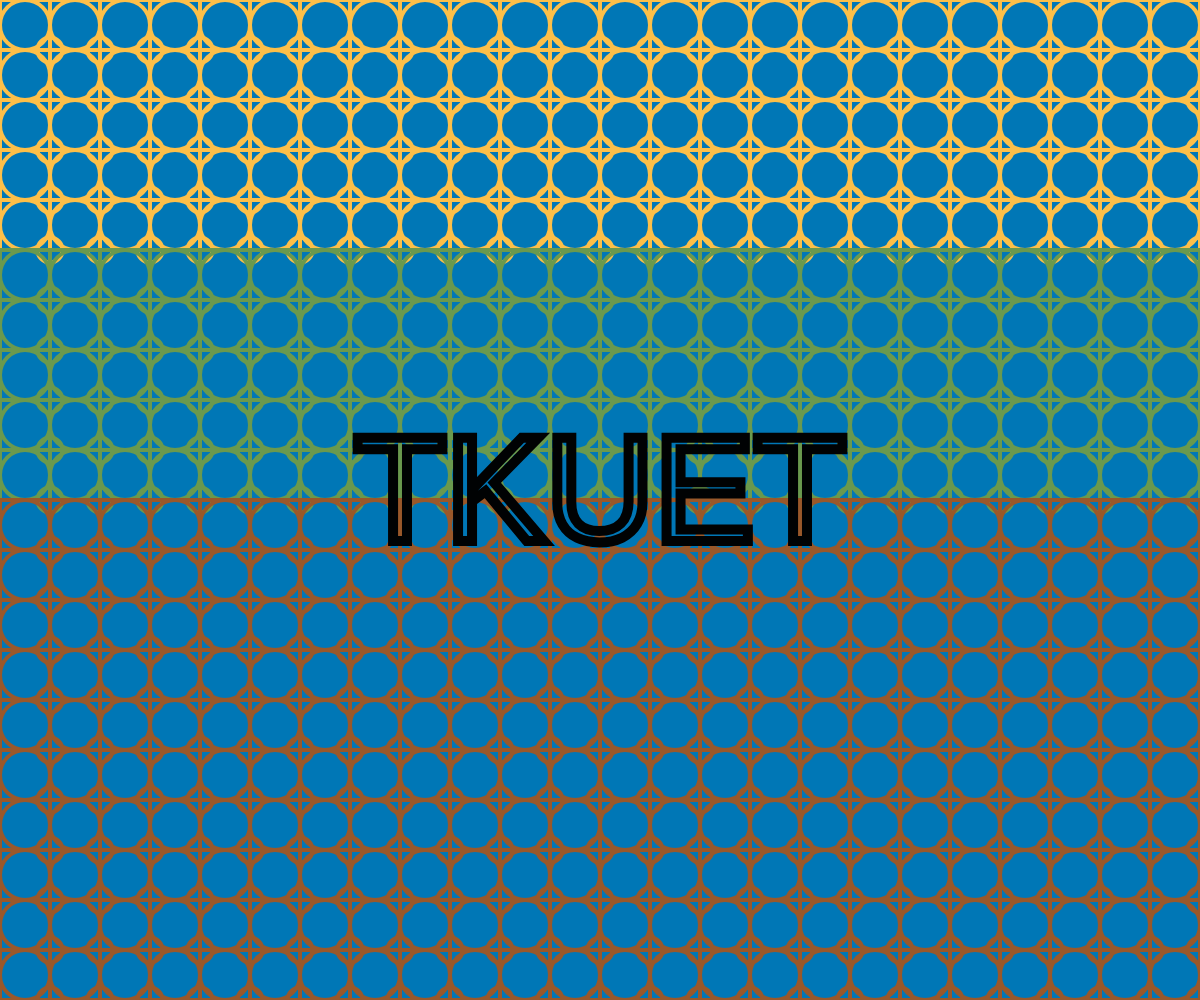
Frame 1 (no input)
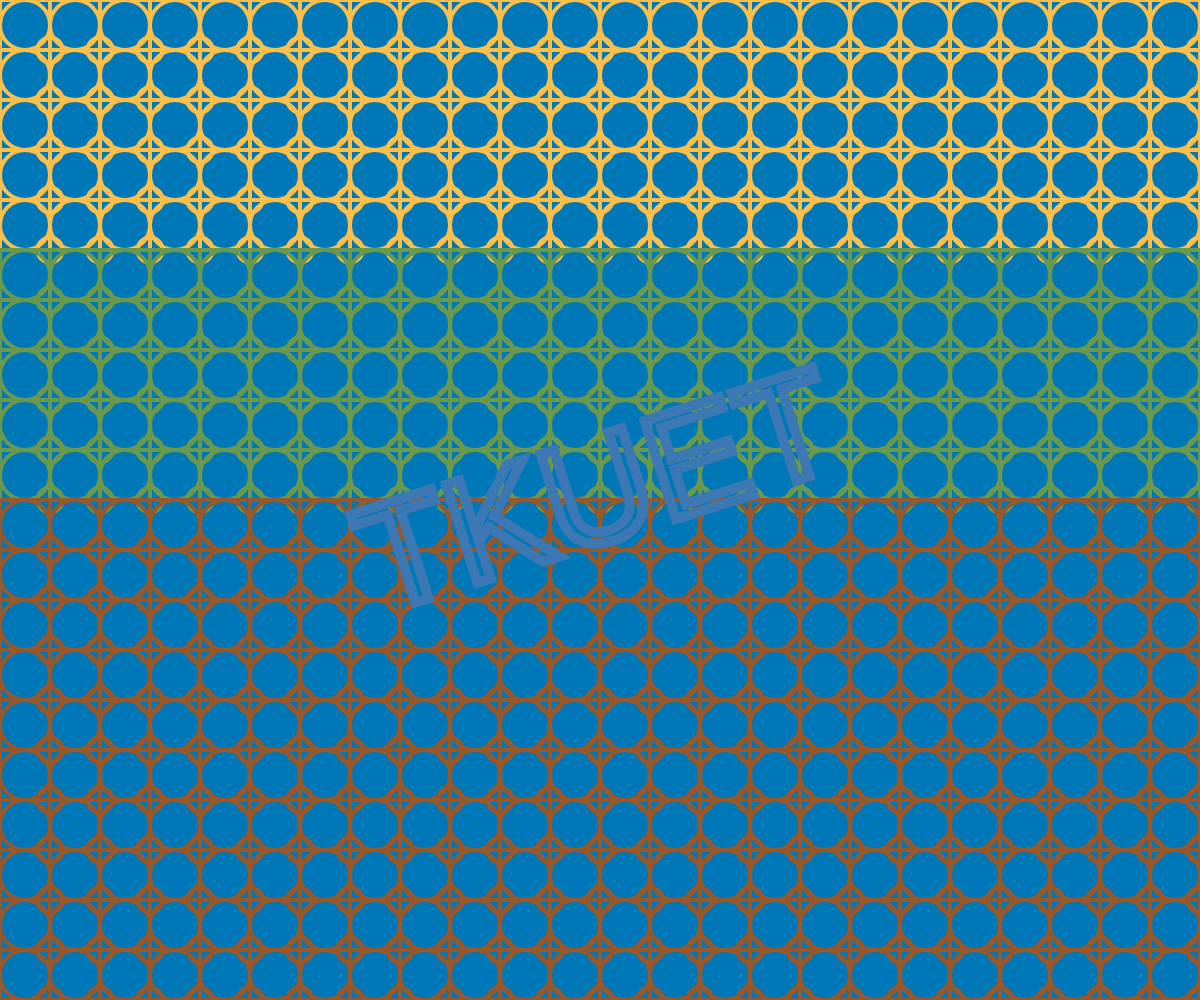
Frame 60 (no input)
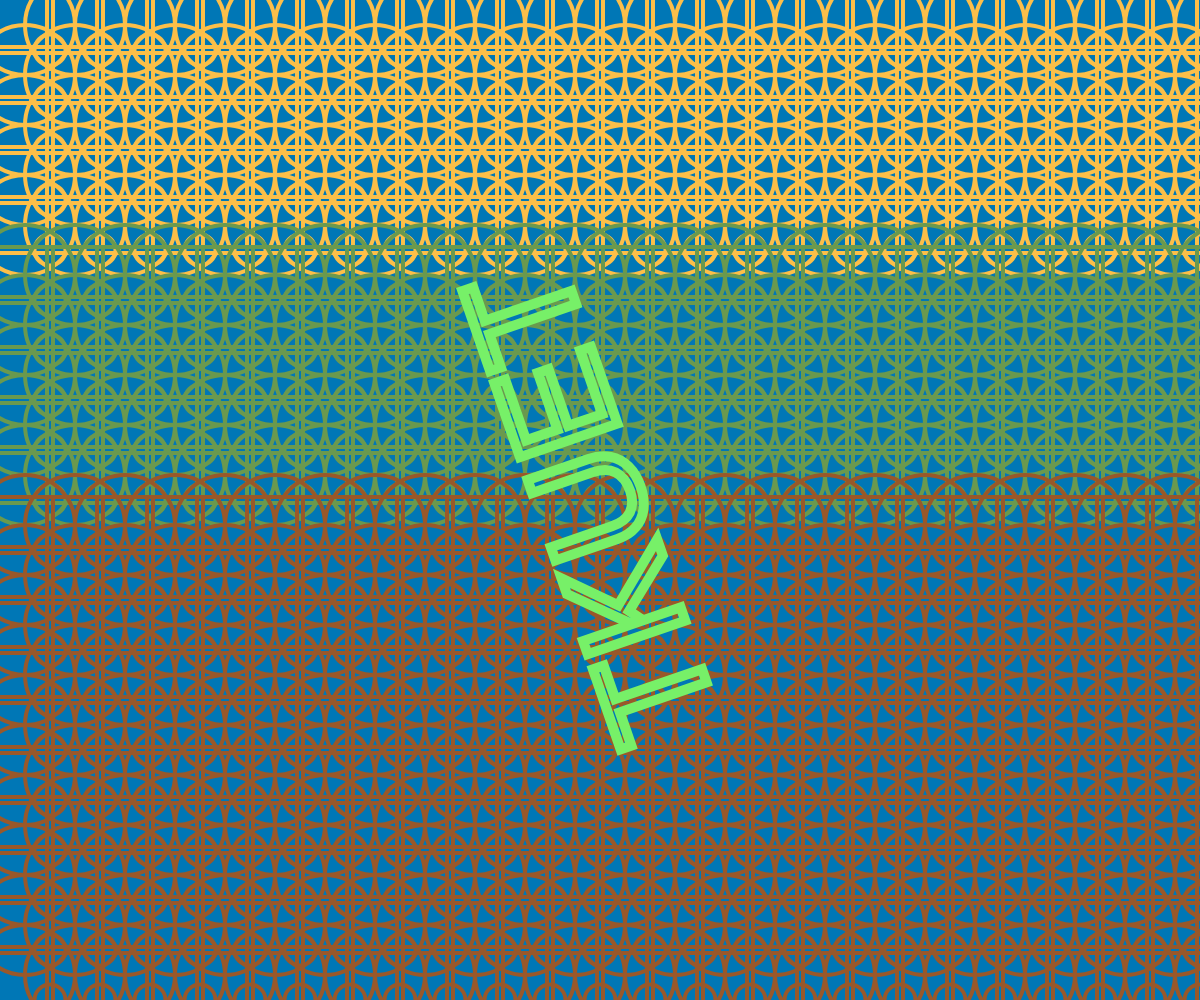
Frame 120 (the mouse pressed at the canvas centre since frame 60)

The p5.js sketch that drew these frames (run headless with seeded random() and noise() and a simulated clock; from frame 60 on, the mouse is pressed at the canvas centre):

// p5.js sketch
// ── sketch.js
let angle = 0;
let r = 255, g = 0, b = 0;

function setup() {  //設定初始內容，只會執行一次
  createCanvas(windowWidth,windowHeight);  //產生一個畫布
  background("#415a77")   //設定背景顏色(天空色)
}

function draw() {  //畫圖，每秒會畫60次
  background(220);   //背景顏色，灰白色(0黑色~255白)
  background("#0077b6")
  rectMode(CENTER) 
  noFill()   //不要充滿顏色
  stroke("#ff8fab")
  strokeWeight(4)
  //宣告變數
  var rect_width = 50 + mouseX/100  //方形的寬度
  var bc_width = 50  + mouseY/10    //大園的寬度
  var sc_width = 25  +mouseX/100  //小圓的寬度
  
  
  
  //FOR迴圈
  //i=條件判斷
  for(let j=0;j<20;j=j+1){  //產生一列的物件
     for(let i=0;i<40;i=i+1){   //產生一排的物件
      if(j<5){   //第0~4排共5排設定的顏色
       stroke("#fcbf49")
      }else if(j<10) {  //5~9
        stroke("#6a994e")
      }else{   // 10後
        stroke("#99582a")
      }
        ellipse(25+50*i,25+50*j,bc_width)  //在座標(x: 25y:25)畫一個直徑的圓
        rect(25+50*i,25+50*j,rect_width)     //畫方形
        ellipse(50+50*i,50+50*j,sc_width)  //畫小圓
  }  
}

  // 更新 RGB 顏色值
  r = (r + 1) % 256;
  g = (g + 2) % 256;
  b = (b + 3) % 256;

  // 設定文字顏色為中空且外框變色
  noFill();
  stroke(r, g, b);
  strokeWeight(10);

  textSize(150);
  textAlign(CENTER, CENTER);
  
  push();
  translate(width / 2, height / 2);
  rotate(angle);
  text('TKUET', 0, 0);
  pop();

  // 增加旋轉角度
  angle = angle+5
}
